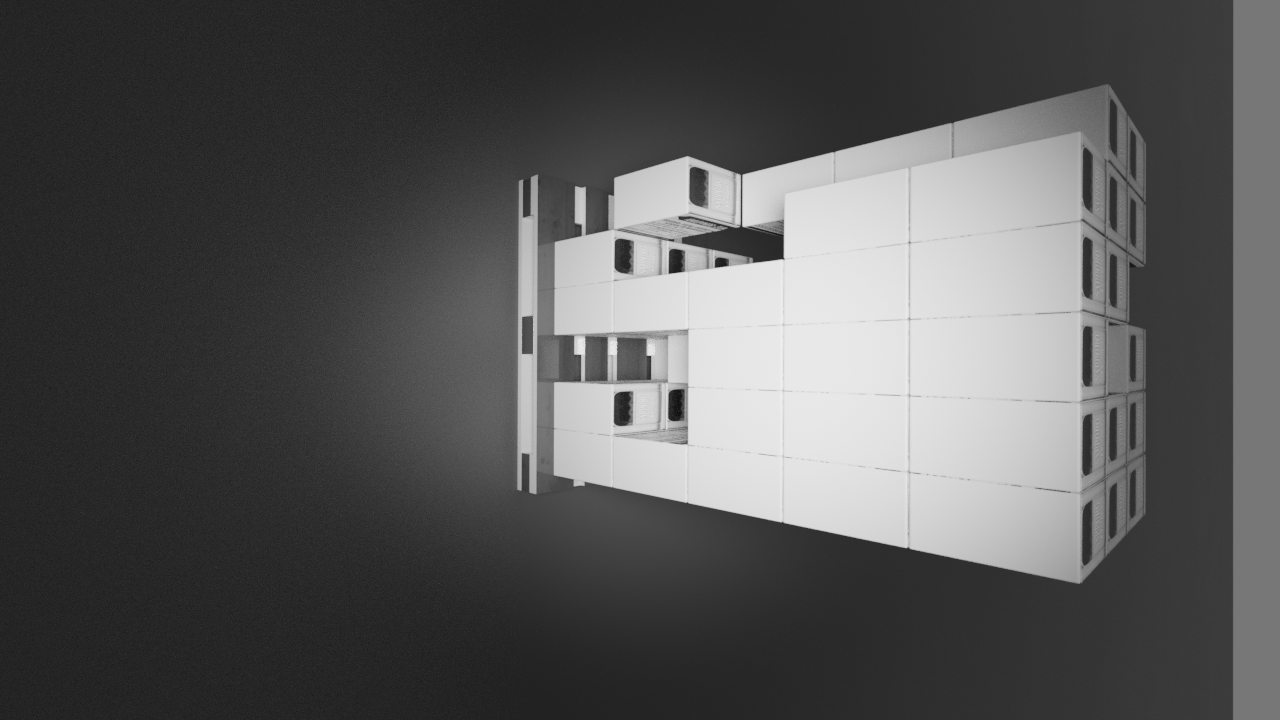
#> input picture ex1.png, 1280 x 720 px
$ python code.py
#> lines starting #> are read from the running program, lines starting #| are printed output that depends on the picture
import random
import cv2
import numpy as np

# [86 lines left out: functions generate_shadow_coordinates, get_corners, rotate_box, not called in this run]


def add_rotation(image, angle_i=None):

    if angle_i is None:
        angle = random.randint(-4, 4)
    else:
        angle = angle_i

    # grab the dimensions of the image and then determine the
    # centre
    (h, w) = image.shape[:2]
    (cX, cY) = (w // 2, h // 2)

    # grab the rotation matrix (applying the negative of the
    # angle to rotate clockwise), then grab the sine and cosine
    # (i.e., the rotation components of the matrix)
    M = cv2.getRotationMatrix2D((cX, cY), angle, 1.0)
    cos = np.abs(M[0, 0])
    sin = np.abs(M[0, 1])

    # compute the new bounding dimensions of the image
    nW = int((h * sin) + (w * cos))
    nH = int((h * cos) + (w * sin))

    # adjust the rotation matrix to take into account translation
    M[0, 2] += (nW / 2) - cX
    M[1, 2] += (nH / 2) - cY

    # perform the actual rotation and return the image
    image = cv2.warpAffine(image, M, (nW, nH))

    # image = cv2.resize(image, (w,h))

    return image, angle


def motion_kernel(angle, d, sz=65):
    kern = np.ones((1, d), np.float32)
    c, s = np.cos(angle), np.sin(angle)
    A = np.float32([[c, -s, 0], [s, c, 0]])
    sz2 = sz // 2
    A[:,2] = (sz2, sz2) - np.dot(A[:,:2], ((d-1)*0.5, 0))
    kern = cv2.warpAffine(kern, A, (sz, sz), flags=cv2.INTER_CUBIC)
    return kern


def defocus_kernel(d, sz=65):
    kern = np.zeros((sz, sz), np.uint8)
    cv2.circle(kern, (sz, sz), d, 255, -1, cv2.LINE_AA, shift=1)
    kern = np.float32(kern) / 255.0
    return kern


def apply_filter(psf, img):

    img = np.float32(img)/255.0

    psf /= psf.sum()
    psf_pad = np.zeros_like(img)
    kh, kw = psf.shape
    psf_pad[:kh, :kw] = psf

    psf_dft = cv2.dft(psf_pad, flags=cv2.DFT_COMPLEX_OUTPUT)
    img_dft = cv2.dft(img, flags=cv2.DFT_COMPLEX_OUTPUT)

    res_dft = cv2.mulSpectrums(img_dft, psf_dft, 0)
    op_img = cv2.idft(res_dft, flags=cv2.DFT_SCALE | cv2.DFT_REAL_OUTPUT )

    op_img = np.roll(op_img, -kh//2, 0)
    op_img = np.roll(op_img, -kw//2, 1)

    op_img = op_img * 255

    return op_img


# [29 lines left out: function get_char_bboxs, not called in this run]


class MakeRealistic:

    def __init__(self, label):

        self.label = label
        #self.bboxs = bboxs


    def change_brightness(self):
        #Change brightness and contrast
        alpha = random.uniform(1.5, 2.5)
        beta  = random.randint(-60, -20)
        self.label = cv2.convertScaleAbs(self.label, alpha=alpha, beta=beta)


    def add_gaussian_noise(self, noise_sigma=700, scale_noise=0.4):

        image_temp = self.label.copy()

        if len(self.label.shape) == 2:
            m = noise_sigma
            s = noise_sigma
        else:
            m = (noise_sigma,noise_sigma,noise_sigma)
            s = (noise_sigma,noise_sigma,noise_sigma)

        cv2.randn(image_temp,m,s)
        self.label = cv2.addWeighted(self.label, (1-scale_noise), image_temp, scale_noise, 0)


    def add_speckle_noise(self, scale=0.2):

        # [6 lines of commented-out code are left out]

        '''
        Add salt and pepper noise to image
        prob: Probability of the noise
        '''
        prob = scale
        if len(self.label.shape) == 2:
            black = 0
            white = 255
        else:
            colorspace = self.label.shape[2]
            if colorspace == 3:  # RGB
                black = np.array([0, 0, 0], dtype='uint8')
                white = np.array([255, 255, 255], dtype='uint8')
            else:  # RGBA
                black = np.array([0, 0, 0, 255], dtype='uint8')
                white = np.array([255, 255, 255, 255], dtype='uint8')
        # probs = np.random.random(self.label.shape[:2])
        probs = np.random.normal(loc=1.0, scale=0.2, size=self.label.shape[:2])
        self.label[probs < (prob / 2)] = black
        # self.label[probs > 1 - (prob / 2)] = white

    def rotate_label(self, angle):

        self.label, angle = add_rotation(self.label, angle_i=angle)
        # [4 lines of commented-out code are left out]


    def add_shadow(self, full_shadow=True, no_of_shadows=1):
        image_RGBA = cv2.cvtColor(self.label, cv2.COLOR_RGB2RGBA) ## Conversion to HLS

        # [11 lines of commented-out code are left out]

        if full_shadow:

            alpha = random.uniform(0.25, 0.35)


            mask_full = np.ones_like(image_RGBA)
            image_RGBA = cv2.addWeighted(image_RGBA, alpha, mask_full, 1-alpha, -0.0)

        self.label = cv2.cvtColor(image_RGBA, cv2.COLOR_RGBA2RGB)
        # cv2.imshow("mask", dst)
        # cv2.waitKey(0)


    def add_motion_blur(self, len, theta):

        img = cv2.cvtColor(self.label, cv2.COLOR_RGB2GRAY)
        img = img[0:(img.shape[0] & -2), 0:(img.shape[1] & -2)]

        psf = motion_kernel(theta, len)
        mb_img = apply_filter(psf, img)

        psf_defocus = defocus_kernel(len//3)
        self.label = apply_filter(psf_defocus, mb_img)

    def dilation(self, kernel_size):
        # [5 lines of commented-out code are left out]
        kernel = np.ones((kernel_size, kernel_size), np.uint8)
        self.label = cv2.morphologyEx(self.label, cv2.MORPH_CLOSE, kernel)

    def run(self):

        self.change_brightness()
        self.add_shadow()
        self.dilation(kernel_size=random.randint(2,4))
        self.add_motion_blur(len=random.randint(3, 6), theta=random.randint(1, 3))
        self.add_speckle_noise(scale=0.1)
        self.add_gaussian_noise(noise_sigma=random.randint(10, 30), scale_noise=random.uniform(0.1, 0.3))
        self.rotate_label(angle=270)

        return self.label

img = cv2.imread('ex1.png') #link the path to the image
#> img is the input picture: shape (720, 1280, 3); min 15, max 239, mean 87

a = MakeRealistic(img)
modified = a.run()
#> in add_shadow, `image_RGBA = cv2.addWeighted(image_RGBA, alpha, mask_full, 1-alpha, -0..`:
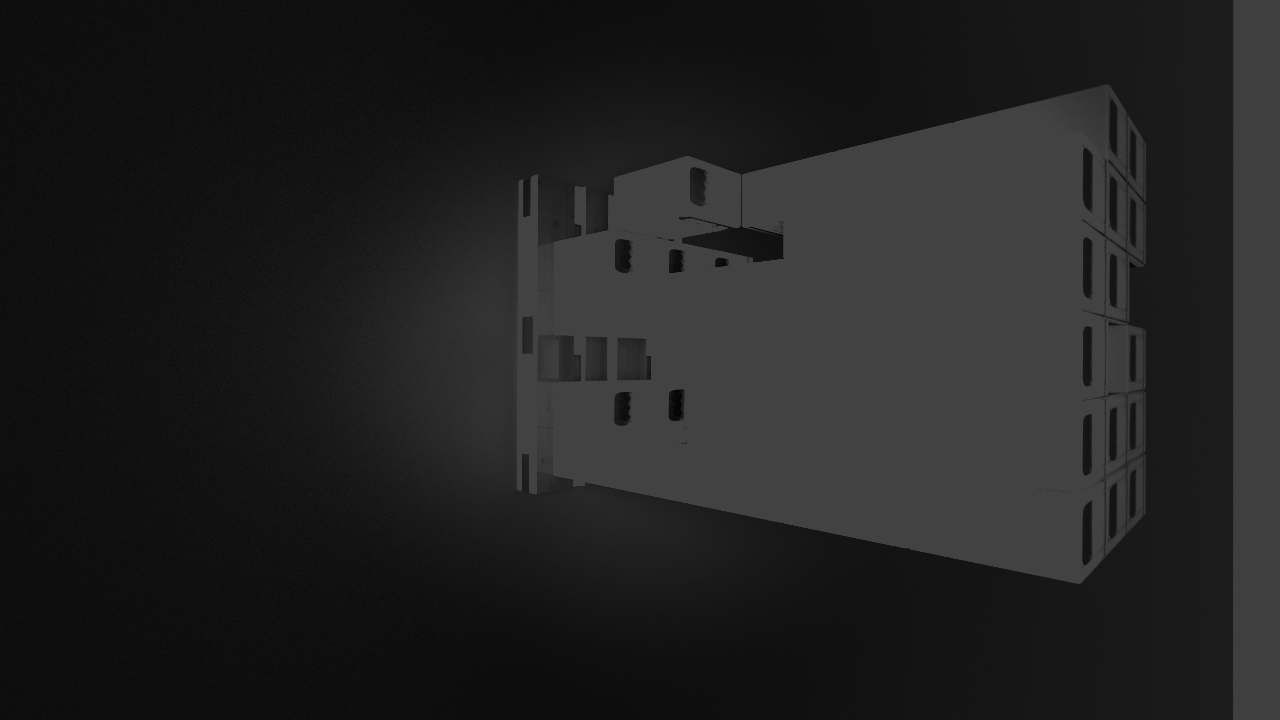
#> image_RGBA: shape (720, 1280, 4); mean B, G, R, A 33.3, 33.3, 33.3, 66
#> in apply_filter, `psf /= psf.sum()`:
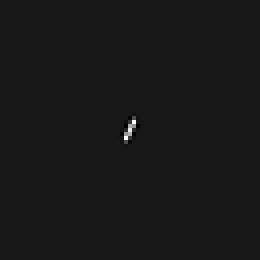
#> psf: shape (65, 65) float32 (shown 4 times larger); min -0.0185, max 0.183, mean 0.000237; drawn with min black and max white
#> in defocus_kernel, `cv2.circle(kern, (sz, sz), d, 255, -1, cv2.LINE_AA, shift=1)`:
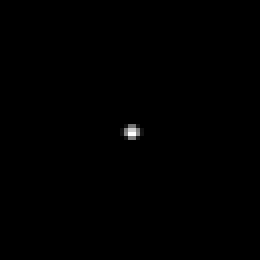
#> kern: shape (65, 65) (shown 4 times larger); min 0, max 255, mean 0.5
#> in add_speckle_noise, `self.label[probs < (prob / 2)] = black`:
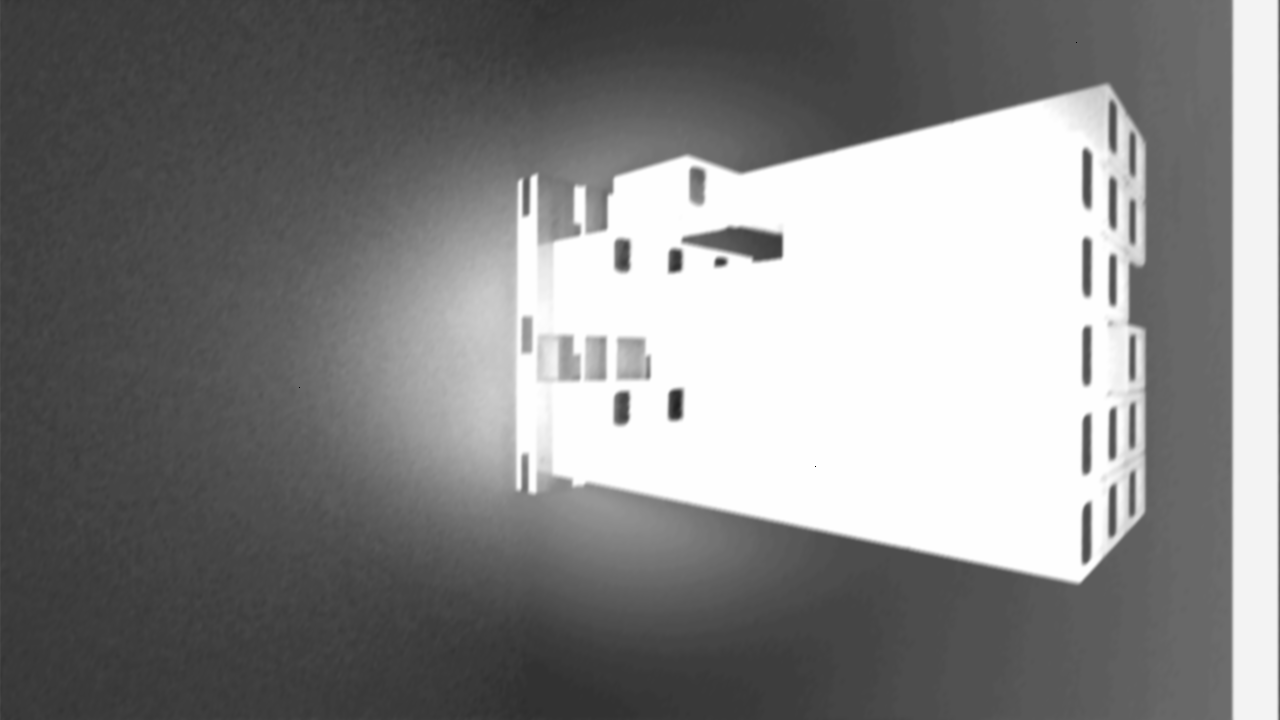
#> self.label: shape (720, 1280) float32; min 0, max 66.08, mean 34.3; drawn with min black and max white
#> in add_gaussian_noise, `cv2.randn(image_temp,m,s)`:
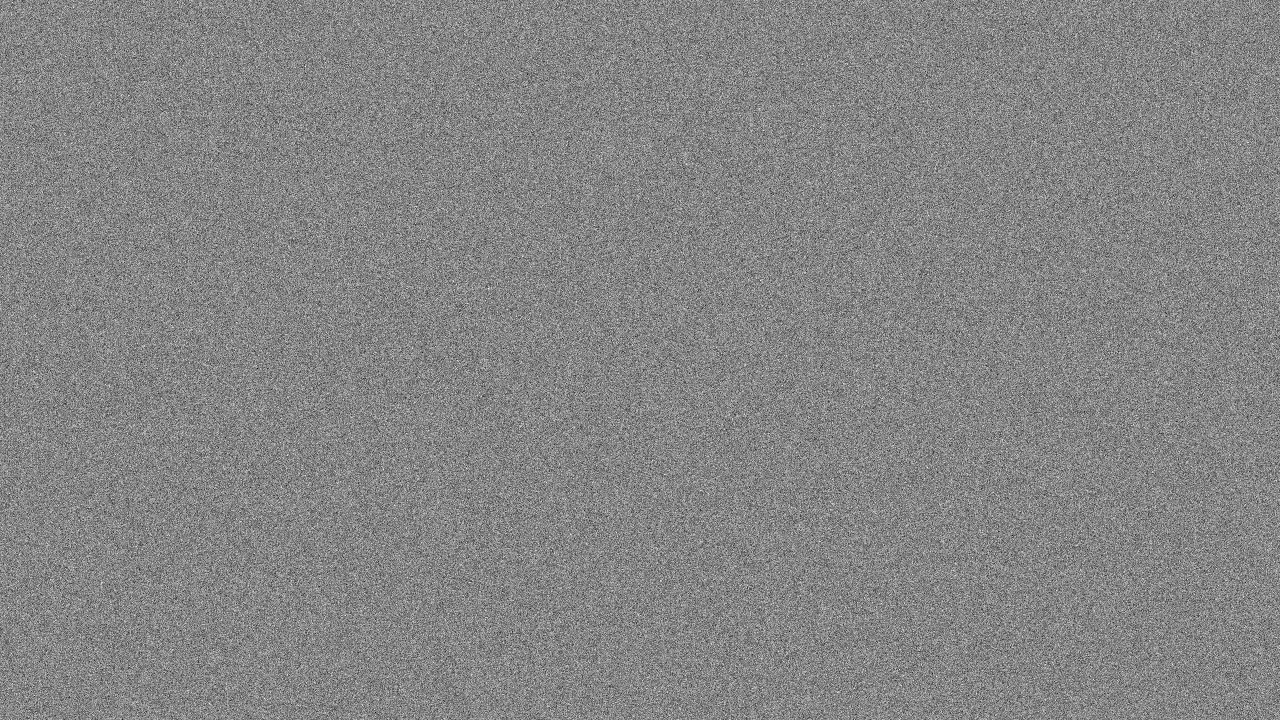
#> image_temp: shape (720, 1280) float32; min -77.94, max 107.4, mean 19; drawn with min black and max white
#> in add_rotation, `image = cv2.warpAffine(image, M, (nW, nH))`:
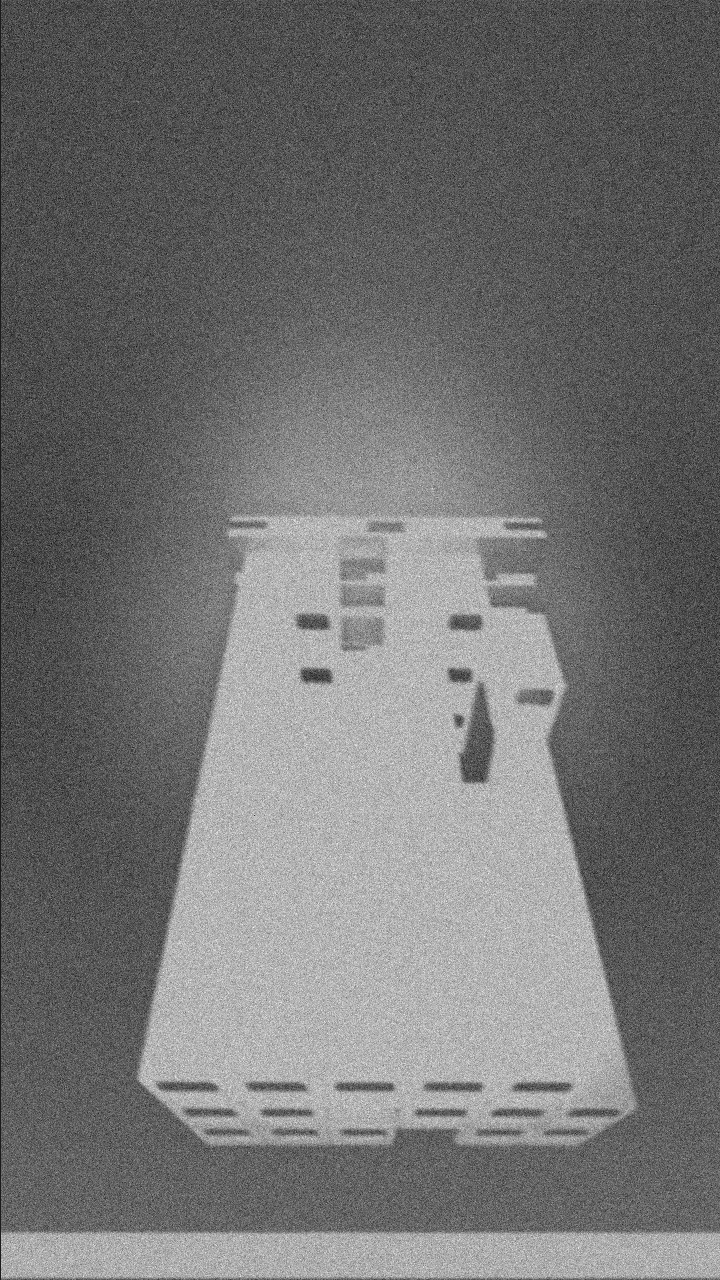
#> image: shape (1280, 720) float32; min -9.99, max 78.14, mean 29.8; drawn with min black and max white
#> in rotate_label, `self.label, angle = add_rotation(self.label, angle_i=angle)`: angle = 270
modified = modified/255
cv2.imshow('mo',modified)
cv2.waitKey(0)
cv2.destroyAllWindows()
